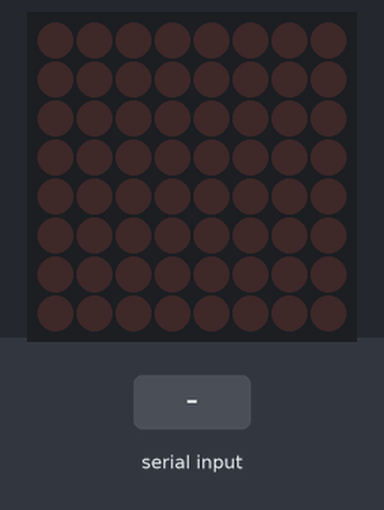
Bench run of a sketch on a simulated Arduino Uno, built with avr-gcc and run on an emulated ATmega328P. Shown: 8×8 LED matrix. The inputs (shaded band) are chosen by the test bench.

Above: at 1.2 s.
1.3 s: "1@" received over Serial
At 2.5 s:
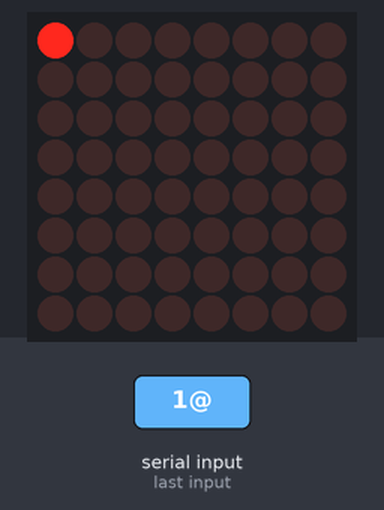
2.8 s: "0@" received over Serial
At 3.8 s:
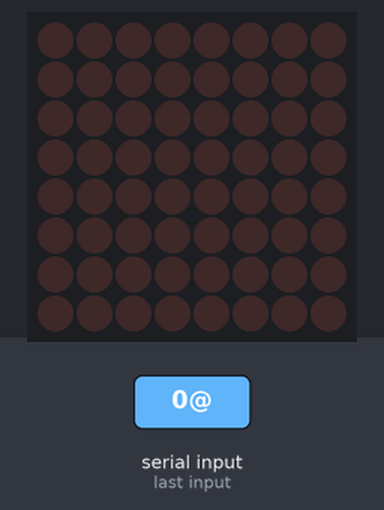
Timing chart, 0 to 5.8 s (numbered marks = the images above; inputs shaded):
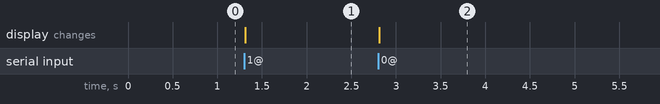

The sketch:

led-matrix-final.ino
```cpp
#include "LedControl.h"

// 12 is for the data pin
// 11 is for the CLK pin
// 10 is for the CS pin
LedControl matrix = LedControl(12, 11, 10, 1);

String getValue(String data, char separator, int index)
{
    int found = 0;
    int strIndex[] = { 0, -1 };
    int maxIndex = data.length() - 1;

    for (int i = 0; i <= maxIndex && found <= index; i++) {
        if (data.charAt(i) == separator || i == maxIndex) {
            found++;
            strIndex[0] = strIndex[1] + 1;
            strIndex[1] = (i == maxIndex) ? i+1 : i;
        }
    }
    return found > index ? data.substring(strIndex[0], strIndex[1]) : "";
}

void setup() {
  // put your setup code here, to run once:
  matrix.shutdown(0, false); // wake up the led matrix
  matrix.setIntensity(0, 8); // sets the brigtness of the leds
  matrix.clearDisplay(0); // clear everything
  Serial.begin(115200); // baud rate which is the number of zeros and one through the usb per second
  Serial.setTimeout(10); // how long in milliseconds the arduino will wait for a message
}

void loop() {
  String message = Serial.readStringUntil('@');
  message.trim();

  if (message.length() == 0) {
    return;
  }

  for (int row = 0; row < 8; row += 1) {
    for (int col = 0; col < 8; col += 1) {
       bool isOn = getValue(message, ':',row * 8 + col) == "1";
       matrix.setLed(0, col, row, isOn);
    }
  }

}
```

Measured:
- after the input at 1.3 s, the display: changes at once (image 1)
- after the input at 2.8 s, the display: changes at once (image 2)
